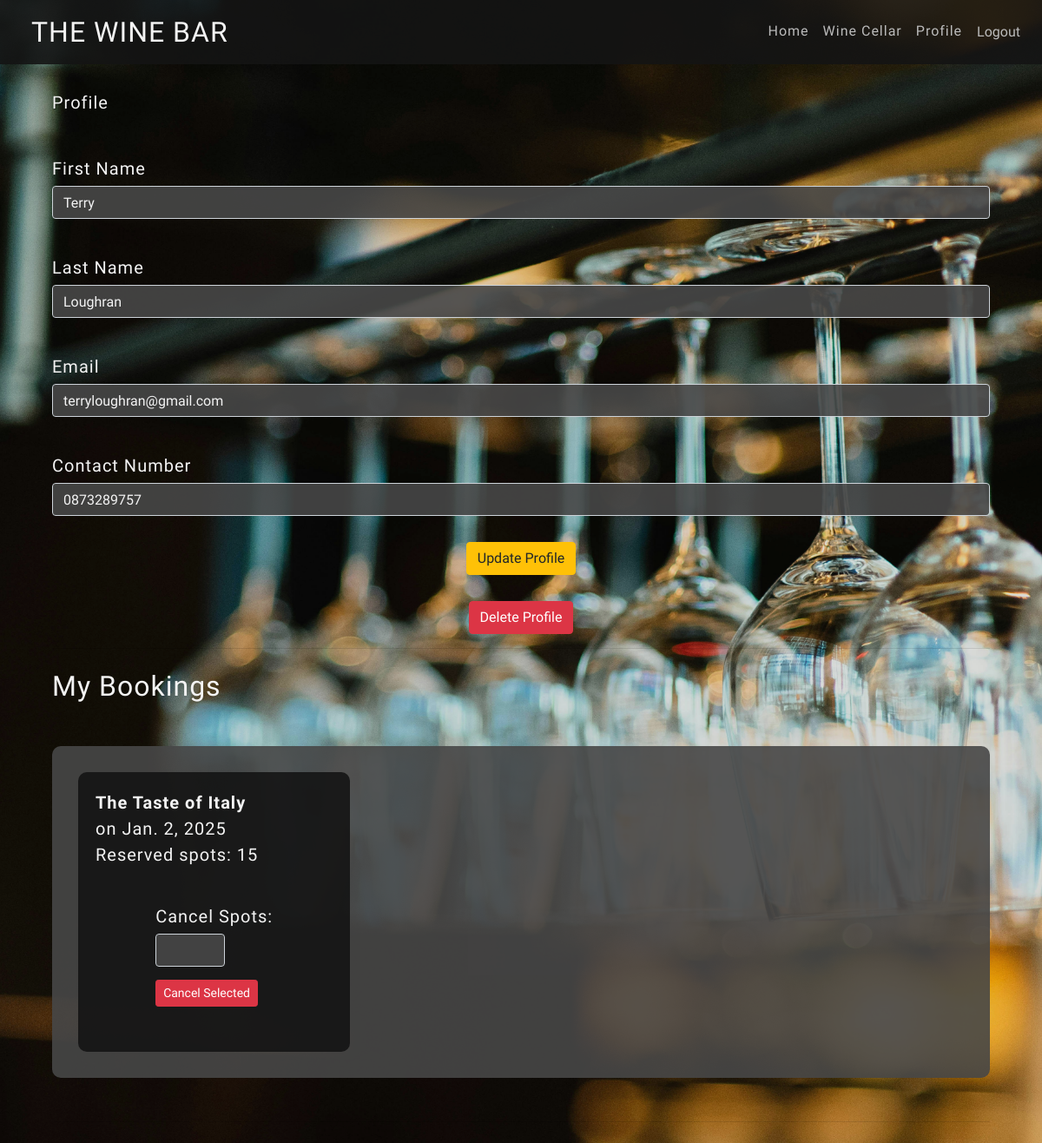
/wine_cellar/profile/ (signed in), run on an earlier commit of the app's database.
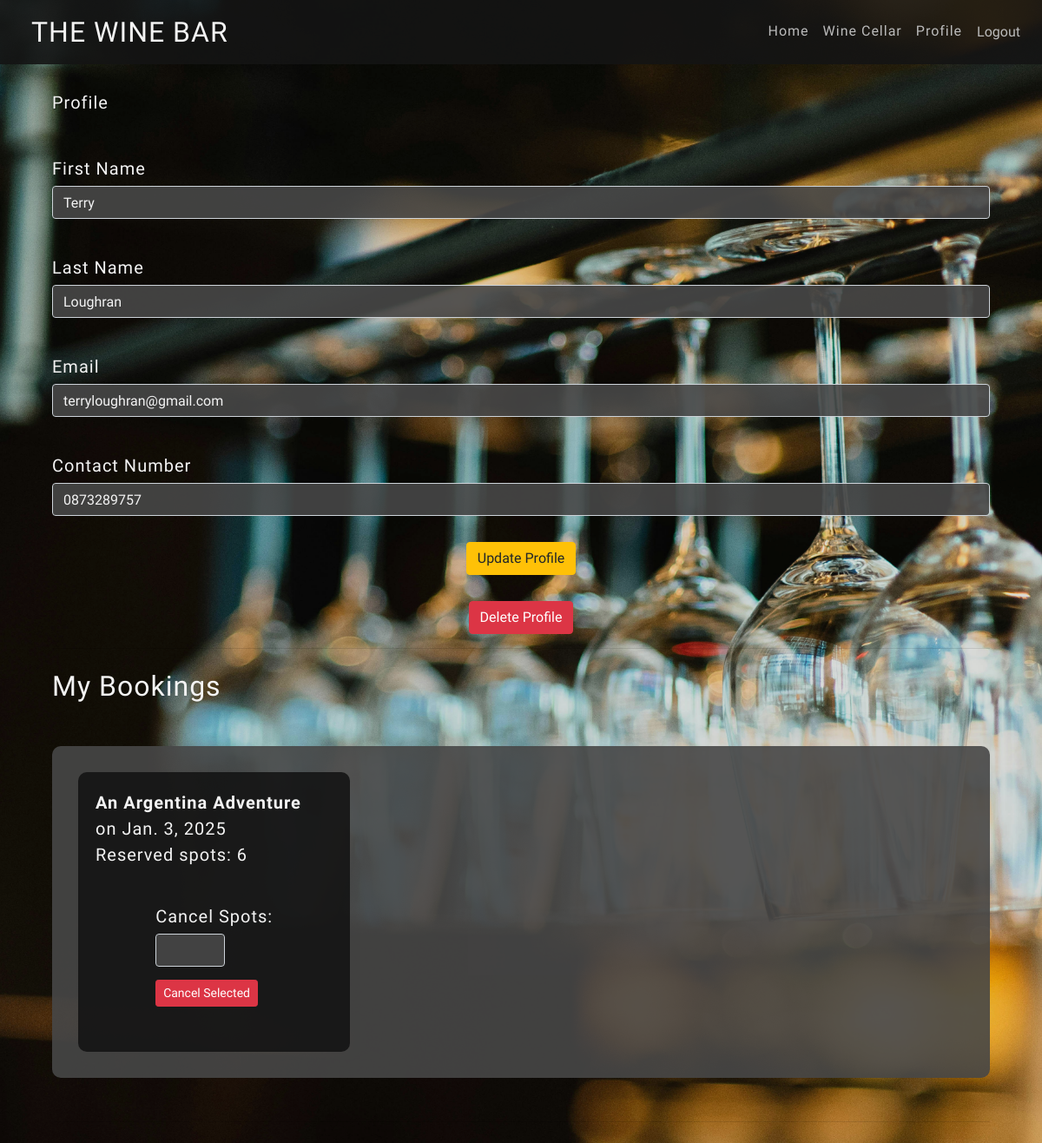
And on a later commit of the database.
### bookings/models.py (models this page shows, shortened)
class UserProfile(models.Model):
    user = models.OneToOneField(User, on_delete=models.CASCADE)
    name = models.CharField(max_length=200, blank=True)
    email = models.EmailField(max_length=200, blank=True)
    contact_number = models.CharField(max_length=15, blank=True)

class Booking(models.Model):
    user = models.ForeignKey(User, on_delete=models.CASCADE, related_name="bookings")
    wine_experience = models.ForeignKey(
        wineCellar, on_delete=models.CASCADE, related_name="bookings"
    )
    spots_reserved = models.PositiveIntegerField(default=1)
    timestamp = models.DateTimeField(auto_now_add=True)

class wineCellar(models.Model):
    title = models.CharField(max_length=255)
    description = models.TextField()
    price = models.DecimalField(max_digits=10, decimal_places=2)
    date = models.DateField()
    available_spots = models.PositiveIntegerField()
    total_spots = models.PositiveIntegerField()
    what_to_expect = models.TextField()
    join_us_for = models.TextField()

### bookings/views.py (the view)
# urls.py: path("profile/", views.profile, name="profile"),
@login_required
def profile(request):
    profile, _ = UserProfile.objects.get_or_create(user=request.user)
    bookings = Booking.objects.filter(user=request.user)
    if request.method == "POST":
        form = UserProfileForm(request.POST, instance=profile)
        if form.is_valid():
            profile = form.save(commit=False)
            profile.user.first_name = form.cleaned_data["first_name"]
            profile.user.last_name = form.cleaned_data["last_name"]
            profile.user.email = profile.email
            profile.user.save()
            profile.save()
            messages.success(request, "Profile updated successfully.")
            return redirect("bookings:profile")
        else:
            messages.error(request, "Failed to update profile. Please try again.")
    else:
        form = UserProfileForm(instance=profile)
    return render(
        request, "bookings/profile.html", {"form": form, "bookings": bookings}
    )

### bookings/templates/bookings/profile.html (shortened to what this page needs)
{% extends "layout.html" %}
{% block content %}
  <div class="container mt-4">
    <h1 class="mb-4">Profile</h1>
    <form method="post" action="{% url 'bookings:profile' %}">
      <div class="form-group">
        <label for="first_name">First Name</label>
        <input type="text" class="form-control" id="first_name" name="first_name" value="{{ form.first_name.value }}" autocomplete="given-name">
      </div>
      <div class="form-group">
        <label for="last_name">Last Name</label>
        <input type="text" class="form-control" id="last_name" name="last_name" value="{{ form.last_name.value }}" autocomplete="family-name">
      </div>
      <div class="form-group">
        <label for="email">Email</label>
        <input type="email" class="form-control" id="email" name="email" value="{{ form.email.value }}" autocomplete="email">
      </div>
      <div class="form-group">
        <label for="contact_number">Contact Number</label>
        <input type="text" class="form-control" id="contact_number" name="contact_number" value="{{ form.contact_number.value }}" autocomplete="tel">
      </div>
      <button type="submit" class="btn btn-warning">Update Profile</button>
    </form>
    <button type="button" class="btn btn-danger mt-2" data-toggle="modal" data-target="#deleteProfileModal">Delete Profile</button>
    <hr>
    <h2 class="mt-4">My Bookings</h2>
    <div class="user_bookings">
      <ul>
        {% for booking in bookings %}
          <li>
            <strong>{{ booking.wine_experience.title }}</strong> on {{ booking.wine_experience.date }}
            <br>
            Reserved spots: {{ booking.spots_reserved }}
            <form method="post" class="inline-form mt-2" action="{% url 'bookings:cancel_booking' %}">
              <div class="form-group">
                <label for="spots_to_cancel_{{ booking.id }}">Cancel Spots:</label>
                <input type="number"
                       name="spots_to_cancel"
                       id="spots_to_cancel_{{ booking.id }}"
                       class="form-control d-inline"
                       style="width: 80px"
                       min="1"
                       max="{{ booking.spots_reserved }}">
                <button type="submit" name="cancel_booking" class="btn btn-danger btn-sm">Cancel Selected</button>
              </div>
            </form>
          </li>
        {% empty %}
          <p>You haven't made any bookings yet.</p>
        {% endfor %}
      </ul>
    </div>
    <hr>
  </div>
{% endblock content %}

### templates/layout.html (shortened to what this page needs)
<!DOCTYPE html>
{% load static %}
<html lang="en">
  <head>
    <link rel="stylesheet"
          href="https://stackpath.bootstrapcdn.com/bootstrap/4.5.2/css/bootstrap.min.css">
    <link rel="stylesheet" href="{% static 'css/styles.css' %}">
  </head>
  <body>
    <nav class="navbar navbar-expand-lg navbar-light bg-light">
      <a class="navbar-brand" href="{% url 'winery' %}">THE WINE BAR</a>
      <div class="collapse navbar-collapse" id="navbarNav">
        <ul class="navbar-nav ml-auto">
          <li class="nav-item">
            <a class="nav-link" href="{% url 'winery' %}">Home</a>
          </li>
          <li class="nav-item">
            <a class="nav-link" href="{% url 'bookings:wine_cellar' %}">Wine Cellar</a>
          </li>
          {% if user.is_authenticated %}
            <li class="nav-item">
              <a class="nav-link" href="{% url 'bookings:profile' %}">Profile</a>
            </li>
            <li class="nav-item">
              <form method="post" action="{% url 'logout' %}">
                <button type="submit" class="btn btn-link nav-link">Logout</button>
              </form>
            </li>
          {% endif %}
        </ul>
      </div>
    </nav>
    <main class="container my-4">
      {% block content %}{% endblock content %}
    </main>
  </body>
</html>

### static/css/styles.css (style rules this page uses)
:root { --text-color: rgb(243, 243, 243); --text-color2: rgb(187, 187, 187); --text-color3: rgb(56, 56, 56); --text-alert: rgb(211, 25, 44); --gold-color: #ffc107; --bg-color: rgba(71, 71, 71, 0.9); --bg-color2: rgba(21, 21, 21, 0.9); --all-tsh: 1px 1px 1px rgba(0, 0, 0, 0.6); }
body { font-family: 'Della Respira', serif; letter-spacing: 1px; background-image: url('/media/empty_glasses.jpg'); background-size: cover; background-repeat: no-repeat; background-attachment: fixed; background-position: center; color: var(--text-color); }
body::after { content: ''; position: fixed; top: 0; left: 0; width: 100%; height: 100%; background-color: rgba(41, 41, 41, 0.1); z-index: 1; }
body * { position: relative; z-index: 2; }
.bg-light { background-color: var(--bg-color2) !important; display: flex; }
.navbar-light .navbar-brand { margin-left: 20px; color: var(--text-color); font-size: 2rem; }
.navbar-light .navbar-nav .nav-link { color: var(--text-color2); }
.mb-4 { margin-top: 2rem; margin-bottom: 1.5rem !important; color: var(--text-color); font-size: 1.25rem; text-shadow: var(--all-tsh); }
.btn-warning, .btn-primary, .btn-secondary { display: flex; justify-content: center; align-items: center; margin: 30px auto; max-width: 40%; }
.mt-2 { justify-content: center; margin-top: 1rem !important; margin: 1rem auto; display: flex; }
.form-group { display: flex; align-items: flex-start; flex-direction: column; align-items: flex-start; }
.form-group label { font-size: 1.25rem; margin-top: 25px; margin-bottom: 5px; margin-left: 0; }
.form-control { background-color: var(--bg-color); color: var(--text-color); display: flex; }
.user_bookings { display: grid; grid-template-columns: repeat(auto-fill, minmax(300px, 1fr)); gap: 20px; margin: 50px auto; background-color: var(--bg-color); border-radius: 10px; padding: 20px; }
.user_bookings ul { list-style-type: none; padding: 0; margin: 0; display: contents; }
.user_bookings ul li { margin: 10px; padding: 20px; background-color: var(--bg-color2); border-radius: 10px; display: flex; flex-direction: column; font-size: 1.25rem; }
.btn-group-sm > .btn, .btn-sm { margin-top: 15px; }

What changed in the data, as far as the page shows it:
removed Booking: wine_experience "The Taste of Italy", wine_experience "Jan. 2, 2025", spots_reserved "15"
added Booking: wine_experience "An Argentina Adventure", wine_experience "Jan. 3, 2025", spots_reserved "6"
